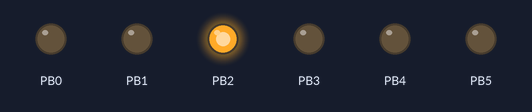
Simulated run of this program. Board: ATtiny13, built with avr-gcc and emulated at 8 MHz. On the bench: output pins drawn as LEDs (lit = HIGH). At 0.3 s the program stops and its outputs stay as they are.

Above: at 0.1 s.
Timing chart, 0 to 1.6 s (numbered marks = the images above):
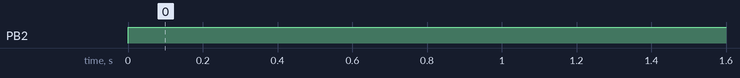

The program:

main.c
```c
/*
 * attiny13.c
 *
 * Created: 06-Dec-17 12:46:54 PM
 * Author : Ahmed Deep
 */
#define F_CPU 8000000UL
#include <avr/io.h>

#include <util/delay.h>
uint8_t inputTemp=0;

int main(void)
{
	DDRB = 0b0111111 ;


    while (1)
    {

		inputTemp = PINB & 0x01 ;
	if (inputTemp ==0x00)
		{
			PORTB |= (1<<PB2);
			/*PORTD |= (1<<PD7);*/
			_delay_ms(111);
		}
		else
		{
			PORTB |=~ (1<<PB2);
			_delay_ms(111);
			/*PORTD &=~ (1<<PD7);*/
		}

    }
}
```

Measured:
- by itself, PB2: LOW → HIGH at 0.00 s
